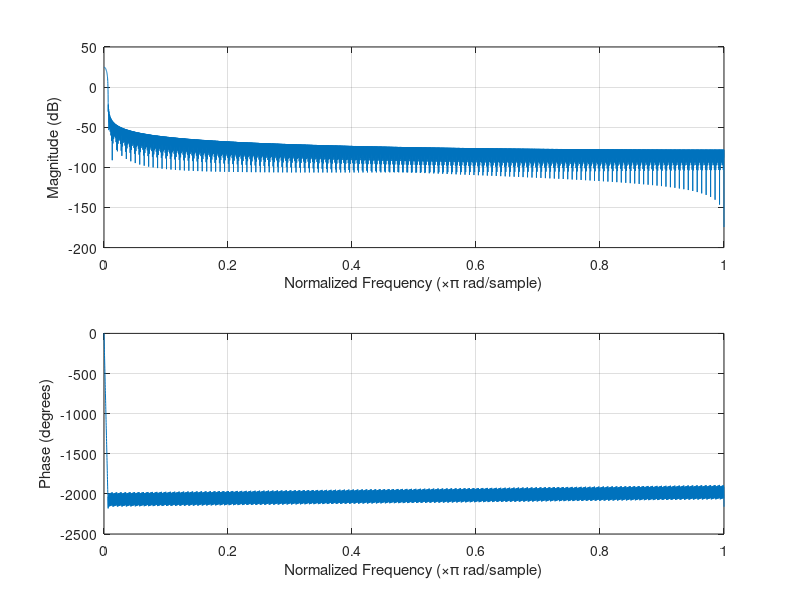

The MATLAB script that drew this image:
% Octave RDS matched filter generation tool
% Author : Alexandre Marquet

%Parameters
Fe=5.0e6/7;	%Sampling rate
Te=1/Fe;	%Sampling period
Tb=1/1187.5;	%Symbol duration
Ls=6;		%Filter length in terms of symbols
L=Ls*Tb/Te;	%Filter length

% Impulsive response generation
k=0:L;
w=4*(k./(Tb*Fe)-floor(Ls/2));
h=(sinc(w+1/2)+sinc(w-1/2))/Tb;

%Normalization
h=h/norm(h);

freqz(h)
